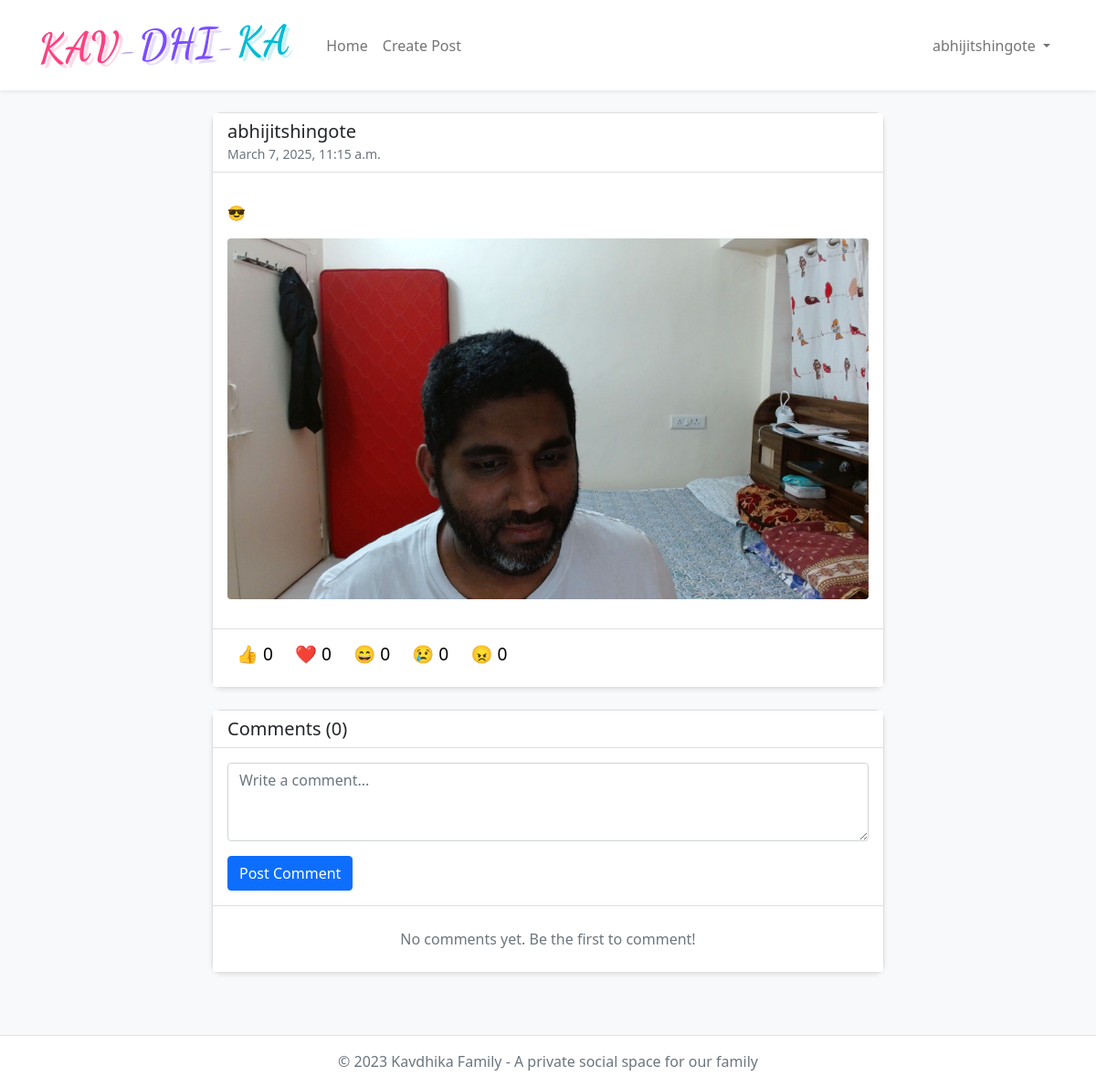
/post/6/ (signed in), run on the app's committed database.
### kavdhika_app/models.py (models this page shows, shortened)
class Post(models.Model):
    author = models.ForeignKey(User, on_delete=models.CASCADE, related_name='posts')
    content = HTMLField()
    image = models.ImageField(upload_to='post_images/', blank=True, null=True)
    created_at = models.DateTimeField(auto_now_add=True)
    updated_at = models.DateTimeField(auto_now=True)
    class Meta:
        ordering = ['-created_at']

### kavdhika_app/views.py (the view)
# urls.py: path('post/<int:post_id>/', views.post_detail, name='post_detail'),
def post_detail(request, post_id):
    post = get_object_or_404(Post, id=post_id)
    comments = post.comments.all()
    if request.method == 'POST':
        comment_form = CommentForm(request.POST)
        if comment_form.is_valid() and request.user.is_authenticated:
            new_comment = comment_form.save(commit=False)
            new_comment.post = post
            new_comment.author = request.user
            new_comment.save()
            messages.success(request, 'Your comment has been added!')
            return redirect('kavdhika_app:post_detail', post_id=post.id)
    else:
        comment_form = CommentForm()
    reactions = post.reactions.all()
    reaction_counts = {}
    for reaction_type, emoji in Reaction.REACTION_CHOICES:
        reaction_counts[reaction_type] = reactions.filter(reaction_type=reaction_type).count()
    user_reaction = None
    if request.user.is_authenticated:
        user_reactions = reactions.filter(user=request.user)
        if user_reactions.exists():
            user_reaction = user_reactions.first().reaction_type
    context = {
        'post': post,
        'comments': comments,
        'comment_form': comment_form,
        'reaction_counts': reaction_counts,
        'user_reaction': user_reaction,
        'title': f'Post by {post.author.username}',
        'reaction_choices': Reaction.REACTION_CHOICES
    }
    return render(request, 'kavdhika_app/post_detail.html', context)

### kavdhika_app/forms.py
class CommentForm(forms.ModelForm):
    class Meta:
        model = Comment
        fields = ['content']
        widgets = {
            'content': forms.Textarea(attrs={
                'class': 'form-control',
                'placeholder': 'Write a comment...',
                'rows': 3
            }),
        }
        labels = {
            'content': ''
        }

### kavdhika_app/templatetags/custom_filters.py (called while the page is built)
@register.filter(name='get_item')
def get_item(dictionary, key):
    return dictionary.get(key, 0)  # Returns 0 if key doesn't exist

### kavdhika_app/templates/kavdhika_app/post_detail.html (shortened to what this page needs)
{% extends 'kavdhika_app/base.html' %}
{% load custom_filters %}
{% block content %}
<div class="row">
    <div class="col-md-8 mx-auto">
        <div class="card mb-4">
            <div class="card-header bg-white d-flex align-items-center">
                <div>
                    <h5 class="mb-0">{{ post.author.get_full_name|default:post.author.username }}</h5>
                    <small class="text-muted">{{ post.created_at|date:"F j, Y, g:i a" }}</small>
                </div>
            </div>
            <div class="card-body">
                <p class="card-text">{{ post.content|safe }}</p>
                {% if post.image %}
                <img src="{{ post.image.url }}" alt="Post image" class="img-fluid rounded mb-3">
                {% endif %}
            </div>
            <div class="card-footer bg-white">
                <div class="d-flex justify-content-between align-items-center mb-2">
                    <div>
                        {% for reaction_type, emoji in reaction_choices %}
                        <button class="reaction-btn {% if user_reaction == reaction_type %}active{% endif %}"
                                data-post-id="{{ post.id }}"
                                data-reaction-type="{{ reaction_type }}">
                            {{ emoji }} <span class="reaction-count">{{ reaction_counts|get_item:reaction_type }}</span>
                        </button>
                        {% endfor %}
                    </div>
                </div>
            </div>
        </div>
        <div class="card">
            <div class="card-header bg-white">
                <h5 class="mb-0">Comments ({{ comments.count }})</h5>
            </div>
            {% if user.is_authenticated %}
            <div class="card-body">
                <form method="post">
                    <div class="mb-3">
                        {{ comment_form.content }}
                    </div>
                    <button type="submit" class="btn btn-primary">Post Comment</button>
                </form>
            </div>
            {% endif %}
            <ul class="list-group list-group-flush">
                {% if comments %}
                    {% for comment in comments %}
                    <li class="list-group-item">
                        <div class="d-flex justify-content-between">
                            <div>
                                <h6 class="mb-0">{{ comment.author.get_full_name|default:comment.author.username }}</h6>
                                <small class="text-muted">{{ comment.created_at|date:"F j, Y, g:i a" }}</small>
                            </div>
                            {% if user == comment.author %}
                            <div>
                                <form method="post" action="{% url 'kavdhika_app:delete_comment' comment_id=comment.id %}"
                                      onsubmit="return confirm('Are you sure you want to delete this comment?');">
                                    {% csrf_token %}
                                    <button type="submit" class="btn btn-sm btn-outline-danger">
                                        <i class="fas fa-trash"></i>
                                    </button>
                                </form>
                            </div>
                            {% endif %}
                        </div>
                        <p class="mt-2 mb-0">{{ comment.content }}</p>
                    </li>
                    {% endfor %}
                {% else %}
                    <li class="list-group-item text-center py-4">
                        <p class="mb-0 text-muted">No comments yet. Be the first to comment!</p>
                    </li>
                {% endif %}
            </ul>
        </div>
    </div>
</div>
{% endblock %}

### kavdhika_app/templates/kavdhika_app/base.html (shortened to what this page needs)
{% load static %}
<!DOCTYPE html>
<html lang="en">
<head>
    <link href="https://cdn.jsdelivr.net/npm/bootstrap@5.1.3/dist/css/bootstrap.min.css" rel="stylesheet">
    <link href="https://cdnjs.cloudflare.com/ajax/libs/font-awesome/5.15.4/css/all.min.css" rel="stylesheet">
    <link href="{% static 'css/custom.css' %}" rel="stylesheet">
</head>
<body>
    <nav class="navbar navbar-expand-lg navbar-light bg-white shadow-sm mb-4">
        <div class="container">
            <a class="logo navbar-brand" href="{% url 'kavdhika_app:home' %}">
                <span class="logo-kav">KAV</span><span class="logo-separator">-</span><span class="logo-dhi">DHI</span><span class="logo-separator">-</span><span class="logo-ka">KA</span>
            </a>
            <div class="collapse navbar-collapse" id="navbarNav">
                <ul class="navbar-nav me-auto">
                    <li class="nav-item">
                        <a class="nav-link" href="{% url 'kavdhika_app:home' %}">Home</a>
                    </li>
                    {% if user.is_authenticated %}
                    <li class="nav-item">
                        <a class="nav-link" href="{% url 'kavdhika_app:create_post' %}">Create Post</a>
                    </li>
                    {% endif %}
                </ul>
                <ul class="navbar-nav">
                    {% if user.is_authenticated %}
                    <li class="nav-item dropdown">
                        <a class="nav-link dropdown-toggle" href="#" id="userDropdown" role="button" data-bs-toggle="dropdown">
                            {{ user.username }}
                        </a>
                    </li>
                    {% else %}
                    <li class="nav-item">
                        <a class="nav-link" href="{% url 'admin:login' %}">Login</a>
                    </li>
                    {% endif %}
                </ul>
            </div>
        </div>
    </nav>
    <div class="container">
        {% block content %}{% endblock %}
    </div>
    <footer class="bg-white text-center text-muted py-3 mt-5 border-top">
        <div class="container">
            <p class="mb-0">© 2023 Kavdhika Family - A private social space for our family</p>
        </div>
    </footer>
</body>
</html>

### static/css/custom.css (style rules this page uses)
.logo { font-family: 'Poppins', sans-serif; font-size: 2rem; font-weight: 800; text-decoration: none !important; letter-spacing: 2px; }
.logo-kav { color: #FF6B6B; text-shadow: 2px 2px 4px rgba(255, 107, 107, 0.3); transition: color 0.3s ease; }
.logo-dhi { color: #4ECDC4; text-shadow: 2px 2px 4px rgba(78, 205, 196, 0.3); transition: color 0.3s ease; }
.logo-ka { color: #45B7D1; text-shadow: 2px 2px 4px rgba(69, 183, 209, 0.3); transition: color 0.3s ease; }
.logo-separator { color: #95A5A6; font-weight: 300; margin: 0 3px; text-shadow: none; }
.navbar-brand.logo { color: inherit !important; padding-top: 0.5rem; padding-bottom: 0.5rem; }

### kavdhika_app/templates/kavdhika_app/base.html (style rules this page uses)
body { background-color: #f8f9fa; font-family: 'Segoe UI', Tahoma, Geneva, Verdana, sans-serif; }
.logo { font-family: 'Dancing Script', cursive !important; font-size: 2.8rem !important; font-weight: 700 !important; text-decoration: none !important; letter-spacing: 1px; display: inline-block; transform: rotate(-2deg); }
.logo span { display: inline-block; transition: all 0.4s cubic-bezier(0.68, -0.55, 0.265, 1.55); position: relative; }
.logo-kav { color: #FF4081; text-shadow: 4px 4px 0px rgba(255, 64, 129, 0.2); transition: all 0.4s ease; }
.logo-dhi { color: #7C4DFF; text-shadow: 4px 4px 0px rgba(124, 77, 255, 0.2); transition: all 0.4s ease; }
.logo-ka { color: #00BCD4; text-shadow: 4px 4px 0px rgba(0, 188, 212, 0.2); transition: all 0.4s ease; }
.logo-separator { font-family: 'Dancing Script', cursive !important; color: #9575CD; margin: 0 1px; text-shadow: none; transition: all 0.4s ease; opacity: 0.7; font-size: 2.4rem; }
.navbar-brand.logo { color: inherit !important; padding-top: 0.5rem; padding-bottom: 0.5rem; margin-right: 2rem; }
.card { margin-bottom: 20px; border-radius: 10px; box-shadow: 0 2px 5px rgba(0,0,0,0.1); }
.reaction-btn { background: none; border: none; cursor: pointer; font-size: 1.2rem; padding: 5px 10px; border-radius: 20px; transition: background-color 0.2s; }

### data on the page
Post: author.get_full_name "abhijitshingote", created_at "March 7, 2025, 11:15 a.m.", content "😎", image (picture), count "0"

### other printed values
{{ user.username }} "abhijitshingote"
{{ emoji }} "👍" "❤️" "😄" "😢" "😠"
{{ reaction_counts|get_item:reaction_type }} "0" "0" "0" "0" "0"
